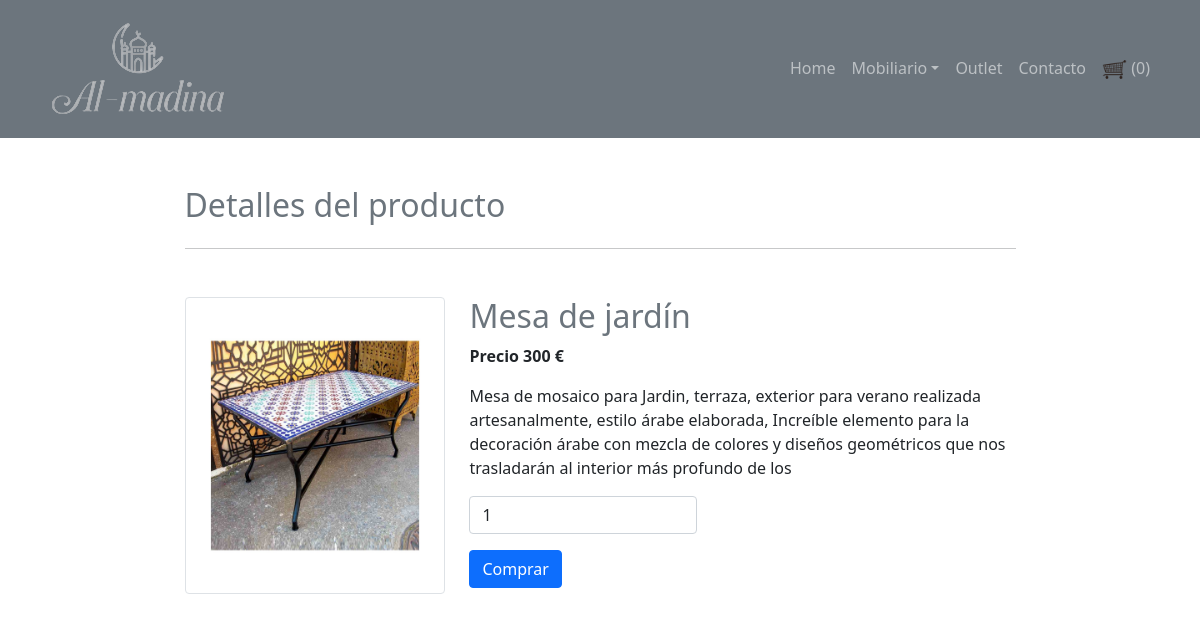
The page /view_details_jardin.php?id=1 on the database its author committed.
### tables this page shows
CREATE TABLE `jardin` (
  `PID` int(20) NOT NULL,
  `PRODUCT` varchar(20) NOT NULL,
  `PRICE` double DEFAULT NULL,
  `IMAGE` varchar(20) NOT NULL,
  `DESCRIPTION` varchar(250) NOT NULL
);

### view_details_jardin.php (the view, shortened to what this page needs)
<?php
	include "config.php";
	$data=[];
	$sql="select * from jardin where PID={$_GET["id"]}";
	$res=$con->query($sql);
	if($res->num_rows>0){
		$data=$row=$res->fetch_assoc();
	}
?>
<html>
	<head>
		<link rel="stylesheet" href="https://maxcdn.bootstrapcdn.com/bootstrap/4.0.0/css/bootstrap.min.css">
    </head>
    <body>
	<?php include "navbar.php"; ?>
        <div class='container mt-5'>
			<div class='row'>
				<div class='col-md-9 mx-auto'>
					<h2 class='text-muted mb-4'>Detalles del producto</h2><hr>
					<div class='row mt-5'>
						<div class='col-md-4'>
							  <img src="images/<?php echo $data["IMAGE"]; ?>" class='img-thumbnail'>
						</div>
						<div class='col-md-8'>
							<h2 class='text-muted'><?php echo $data["PRODUCT"]; ?></h2>
							<p class="font-weight-bold">Precio <?php echo $data["PRICE"]; ?> €</p>
							<p><?php echo $data["DESCRIPTION"]; ?></p>
							<form method='post' action='<?php echo $_SERVER["REQUEST_URI"];?>'>
									<p><input type='number' min='1' value='1' name='qty' required class='form-control col-md-5'></p>
								<input type='submit' name='submit' value='Comprar' class='btn btn-primary'>
							</form>
						</div>
					</div>
				</div>
			</div>
		</div>
    </body>
</html>

### rows shown on the page
jardin: IMAGE (picture), PRODUCT "Mesa de jardín", PRICE "300", DESCRIPTION "Mesa de mosaico para Jardin, terraza, exterior para verano realizada artesanalmente, estilo árabe elaborada, Increíble elemento para la decoración árabe con mezcla de colores y diseños geométricos que nos trasladarán al interior más profundo de los"

### other values the page prints
$cart->get_cart_count() "0"
